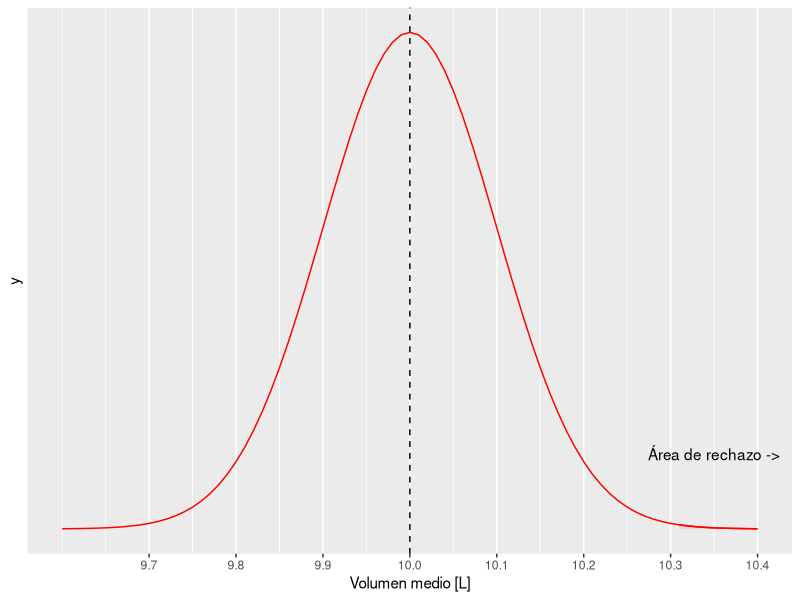
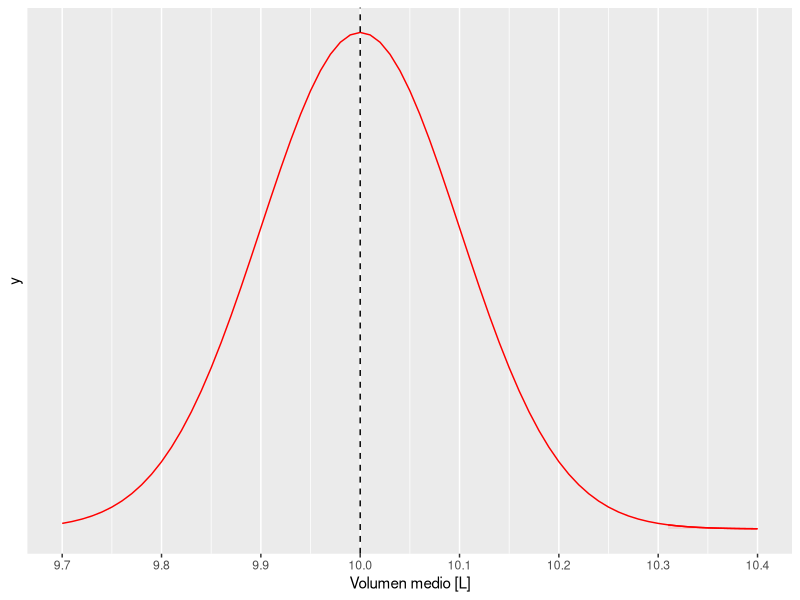
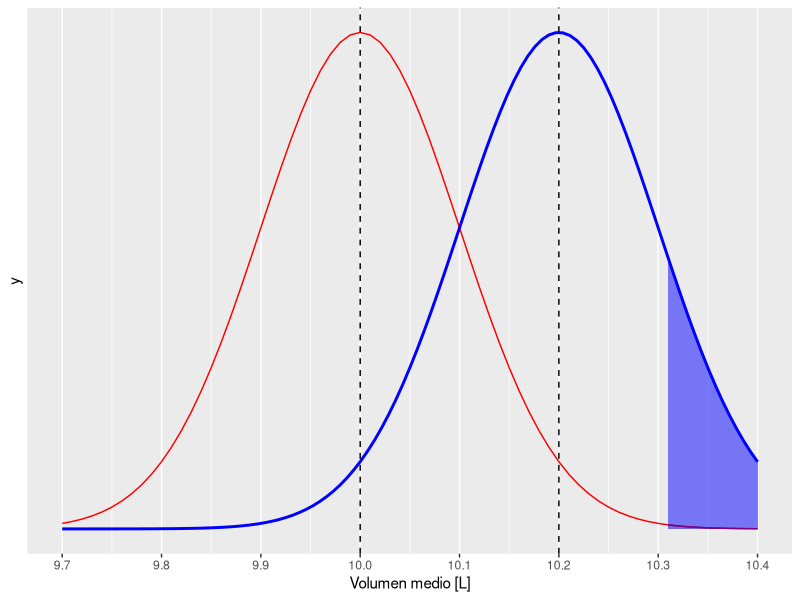
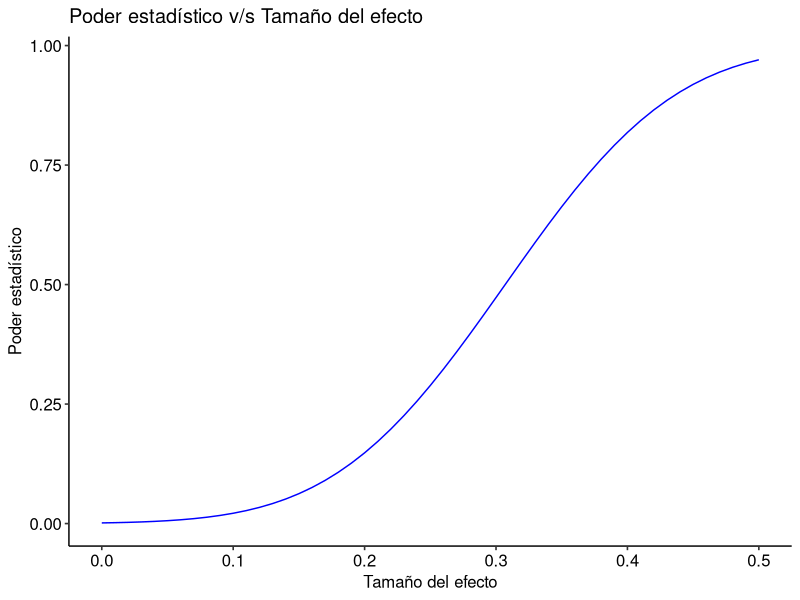

These figures' R source, in order:
# Ejercicio práctico N°5

# Grupo N°2
# Integrantes:
# Christofer Rodríguez - Christian Méndez  - Israel Arias

#Importación de paquetes
if(!require(pwr)){
    install.packages("pwr",dependencies = TRUE)
    require(pwr)
}

if(!require(ggplot2)){
  install.packages("ggplot2",dependencies = TRUE)
  require(ggplot2)
}

if(!require(ggpubr)){
  install.packages("ggpubr",dependencies = TRUE)
  require(ggpubr)
}
###############################################################################
# 1. Si el ingeniero está seguro de que el verdadero volumen medio no puede   #
# ser inferior a 10 litros y piensa rechazar la hipótesis nula cuando la      #
# muestra presente una media mayor a 10,3 litros, ¿cuál es la probabilidad de #
# que cometa un error de tipo I?                                              #
###############################################################################

#Se pide encontrar la probabilidad de que el ingeniero cometa un error de tipo I, esto
#significa que lo que se pide es encontrar el valor del nivel de significación alfa,
#que justamente es lo que cuantifica la probabilidad de cometer un error de tipo I.

#Se registran los valores conocidos
n <- 100 #Cantidad de muestra
desv_est <- 1 #1 litro
media <- 10 #Media de 10 litros
#Se calcula el error estándar
es <- desv_est/sqrt(n)              
#Se fija un valor de secuencia con 4 desviaciones estándar de la media.
x <- seq (9.6, 10.4, 0.01)
#Cálculo de las densidades
y <- dnorm (x , mean = media , sd = es) 

#Se realiza el grafico de la distribución conseguida
normal <- data.frame(x,y)
g <- ggplot (normal, aes (x , y )) + geom_line (color = "red")
g <- g + xlab("Volumen medio [L]")
g <- g + scale_y_continuous(breaks = NULL)
g <- g + scale_x_continuous(breaks = seq(9.7,10.4,0.1))
g <- g + geom_vline ( xintercept = media, linetype = "dashed")

g <- g + geom_area ( data = subset (data.frame(x,y), x > 10.3) ,
                     aes ( y = y ) ,
                     colour = "red",
                     fill = "red",
                     alpha = 0.1)

g <- g + annotate("text", x = 10.35, y = 0.6, label = "Área de rechazo ->")

print(g)


# La probabilidad de cometer un error de tipo I está dada por el valor de alfa que es igual
# a la probabilidad de tomar un valor dentro del área de rechazo de H0, o sea
# alfa = P(x > 10.3)
#Se calcula alfa
probMayor10_3 <- pnorm(10.3, media, es, lower.tail = FALSE)
alfa <- probMayor10_3
#alfa = 0.001349
cat("La probabilidad de cometer un error de tipo I es de:",alfa*100,"%.\n\n")
# La probabilidad de que se cometa un error de tipo I es de 0.001349 dada por alfa, es decir
# que un 0.13% de las veces el ingeniero cometerá un error de tipo I.


###############################################################################
# 2. Si el verdadero volumen medio de los bidones fuera de 10,2 litros,       #
# ¿cuál sería la probabilidad de que el ingeniero, que obviamente             #
#  no conoce este dato, cometa un error de tipo II?                           #
###############################################################################

#Se pide encontrar la probabilidad de que el ingeniero cometa un error de tipo II, esto
#significa que lo que se pide es encontrar el valor de beta, que justamente es la 
#probabilidad de cometer errores de tipo II.

#Se registran los valores conocidos
n <- 100 #Cantidad de muestras
media_nula <- 10 #Media de 10 litros
media_efecto<- 10.2 #Media de 10.2 litros
desv_est <- 1 #1 litro
#Cálculo del error estándar
es <- desv_est/sqrt(n) 

#Se calcula el valor crítico de la región de rechazo
#Ya que el valor de alfa no varía, se utiliza el ya calculado en la pregunta anterior
q_critico<- qnorm(alfa, media_nula, es, lower.tail = FALSE)

#Gráfico teórico
x <- seq (9.7, 10.4, 0.01)
y <- dnorm (x , mean = media_nula , sd = es)
normal <- data.frame(x,y)
g <- ggplot (normal, aes (x , y )) + geom_line (color = "red")
g <- g + xlab("Volumen medio [L]")
g <- g + scale_y_continuous(breaks =  NULL)
g <- g + scale_x_continuous(breaks = seq(9.7,10.4,0.1))


g <- g + geom_area ( data = subset (data.frame(x,y), x > 10.3) ,
                     aes ( y = y ) ,
                     colour = "red",
                     fill = "red",
                     alpha = 0.1)


g <- g + geom_vline ( xintercept = media_nula, linetype = "dashed")

print(g)

#Gráfico verdadero
x1 <- seq (9.7, 10.4, 0.01)
y1 <- dnorm (x1 , mean = media_efecto , sd = es)
normal1 <- data.frame(x1,y1)
g <- g + stat_function(fun = dnorm,
                       args = list(mean = media_efecto, sd = es),
                       colour = "blue", size = 1)

g <- g + geom_area ( data = subset ( data.frame (x1,y1 ) ,x > q_critico ),
                     aes ( x = x1 , y = y1 ),
                     colour = "blue", fill = "blue", alpha = 0.5)
g <- g + geom_vline ( xintercept = media_efecto , linetype = "dashed")

print(g)

#Cálculo del poder 
poder <- pnorm (q_critico,
            mean = media_efecto,
            sd = es,
            lower.tail = FALSE)


#Puesto de que el poder estadístico corresponde a la probabilidad de no cometer un error de tipo II,
#se calcula el valor de beta, probabilidad de cometer un error de tipo II como su complemento
beta <- 1 - poder
#beta = 0.8413447
cat("La probabilidad de cometer un error de tipo II es de:",beta*100,"%.\n\n")
# La probabilidad de que se cometa un error de tipo II es de 0.8413447 dada por beta, es decir
# que un 84,13% de las veces el ingeniero cometerá un error de tipo II.


############################################################################################
# 3. Como no se conoce el verdadero volumen medio, genere un gráfico del poder estadístico #
# con las condiciones anteriores, pero suponiendo que el verdadero volumen medio podría    #
# variar de 10 a 10,5 litros.                                                              #
############################################################################################

#Se registran los valores conocidos
n <- 100 #Cantidad de muestras
media_nula <- 10 #Media de 10 litros
desv_est <- 1 #1 litro
es <- desv_est/sqrt(n) #Error estándar
#Ya que el valor de alfa no varía, se utiliza el ya calculado en la pregunta numero 1

#Se crea un vector con la variación de las medias
varMedias <- seq(10,10.5,0.01)

#Se calcula el efecto
tamano_efecto <- (varMedias - media_nula) / desv_est

#Se calcula el poder
poder <- power.t.test(n = n, delta = tamano_efecto, sd = desv_est, sig.level = alfa, 
                      type="one.sample", alternative = "one.sided")$power

#Se genera el gráfico solicitado.
df_datos <- data.frame(tamano_efecto, poder)
g2 <- ggplot(df_datos, aes(tamano_efecto, poder))
g2 <- g2 + geom_line(colour="blue")
g2 <- g2 + xlab("Tamaño del efecto")
g2 <- g2 + ylab("Poder estadístico")
g2 <- g2 + ggtitle("Poder estadístico v/s Tamaño del efecto")
g2 <- g2 + theme_pubr()
print (g2)

# Es posible apreciar en el grafico que poder crece a medida que aumenta el tamaño de efecto, 
# o sea a más tamaño del efecto hay más probabilidad de no cometer un error de tipo II.
#También al disminuir el tamaño de efecto el poder se aproxima al valor de alfa = 0.0013.


##############################################################################################################
# 4. Considerando un volumen medio de 10 litros, ¿cuántos bidones deberían revisarse para conseguir un poder #
# estadístico de 0,75 y un nivel de significación de 0,05?                                                   #
##############################################################################################################

#Para calcular el tamaño de la muestra necesaria para obtener un poder estadístico de 0.75 y
#nivel de significancia 0.05, utilizamos la función power.t.test, la cual nos entrega el valor
#que dejemos como NULL, en este caso el tamaño de la muestra, entregando el resto de los valores

resultado <- power.t.test ( n = NULL ,
                              delta = media_efecto-media_nula, 
                              sd = desv_est,
                              sig.level = 0.05,
                              power = 0.75,
                              type = "one.sample",
                              alternative = "one.sided")

n <- ceiling (resultado [["n"]]) #136
cat("La cantidad de bidones a revisar es de:",n,"\n\n")

#La cantidad necesaria de bidones que se debe revisar para obtener un poder estadístico de 0.75 y
#nivel de significancia 0.05 es de 136 bidones

######################################################################################################################
# 5. ¿Y si el ingeniero fuese muy exigente y quisiera reducir la probabilidad de cometer un error de tipo I a un 1%  #
#solamente?                                                                                                          #
######################################################################################################################

#Ya que la probabilidad de cometer un error de tipo I corresponde al valor de alfa,
#se modifica el valor de significancia (alfa) a 0.01 y se mantiene el resto de los
#valores para los otros parámetros utilizados en la pregunta anterior, utilizando la misma función.

resultado <- power.t.test ( n = NULL ,
                              delta = media_efecto-media_nula,
                              sd = desv_est,
                              sig.level = 0.01,
                              power = 0.75,
                              type = "one.sample",
                              alternative = "one.sided")

n <- ceiling ( resultado [["n"]]) #228
cat("La cantidad de bidones a revisar para que la probabilidad de cometer un error de tipo I sea de 1% es:", n,"\n\n")

#La cantidad necesaria de bidones que se debe revisar para que la probabilidad de cometer un error de tipo I
#sea de un 1% es de 228 bidones.
